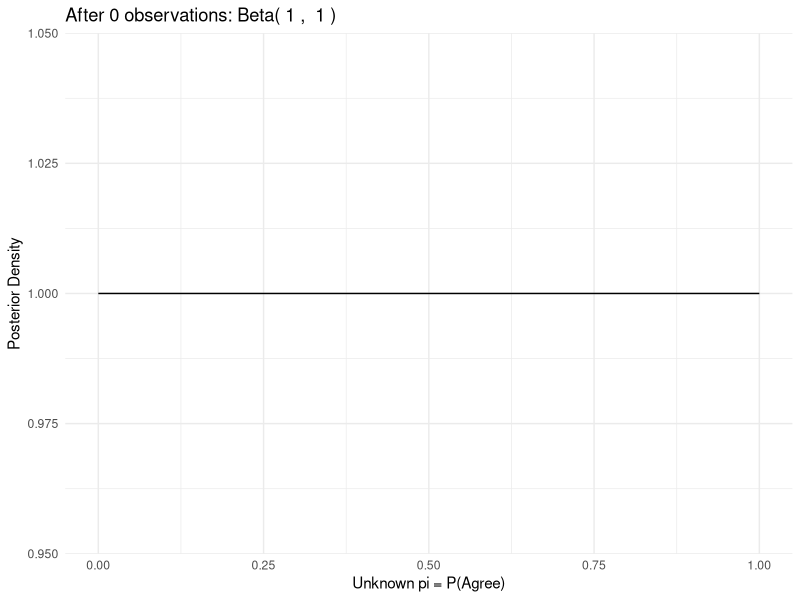
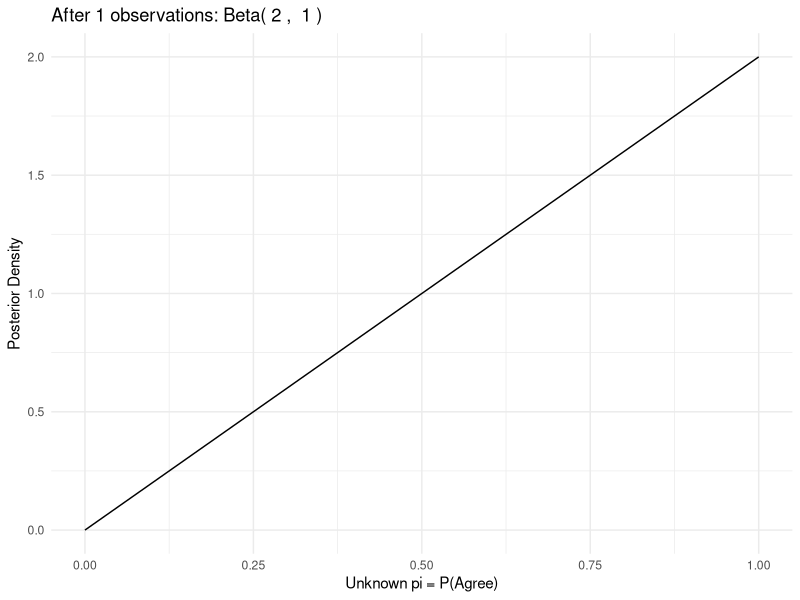
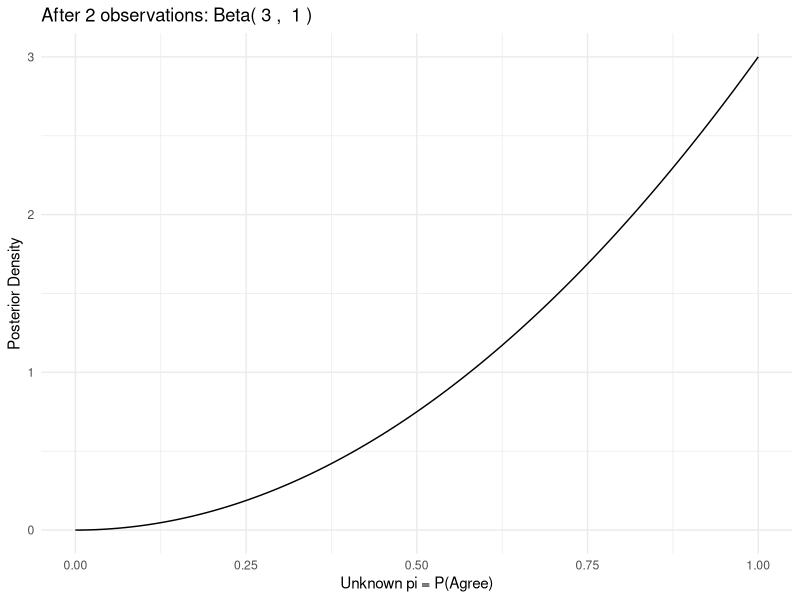
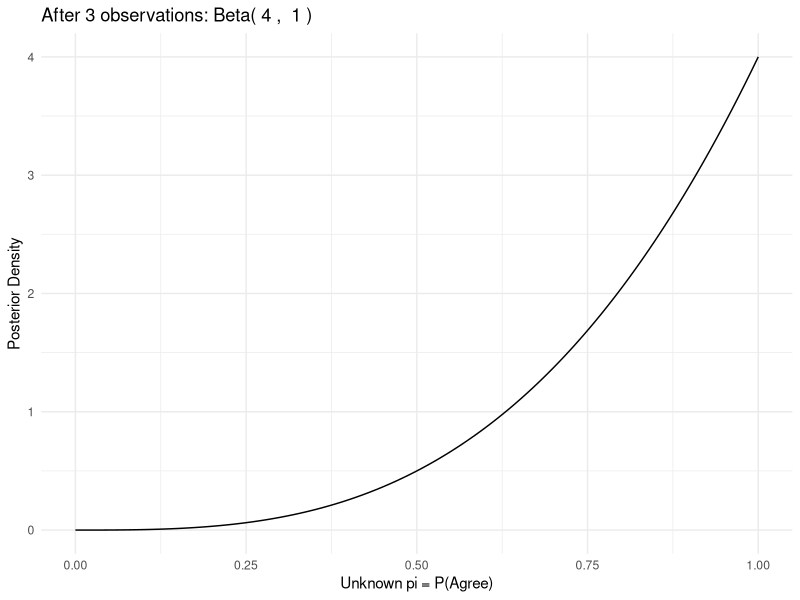
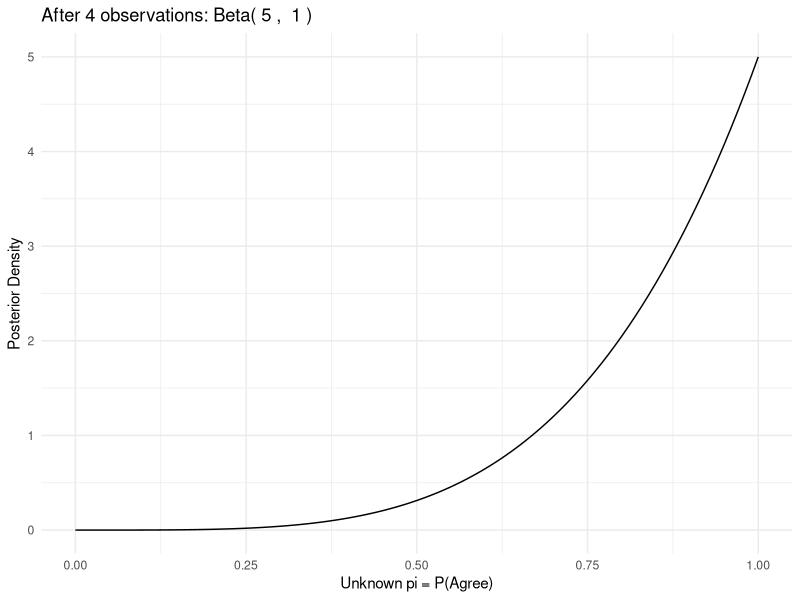
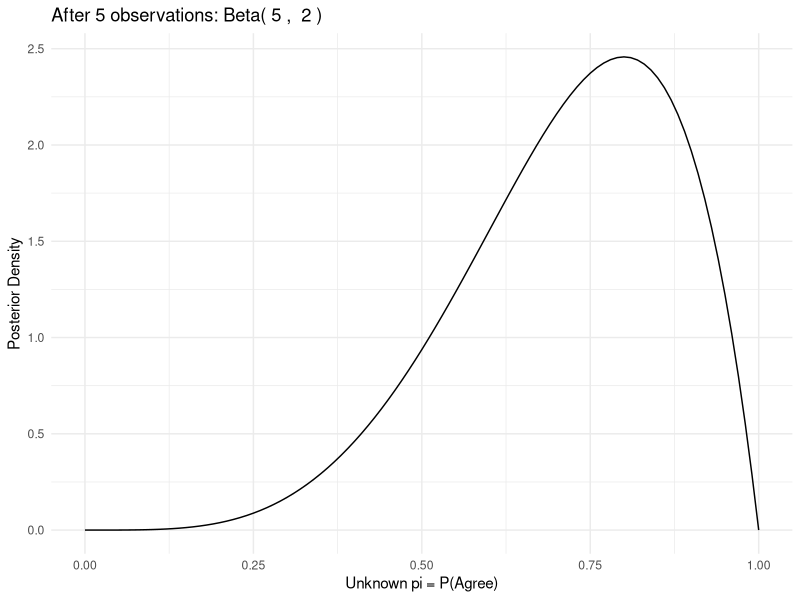
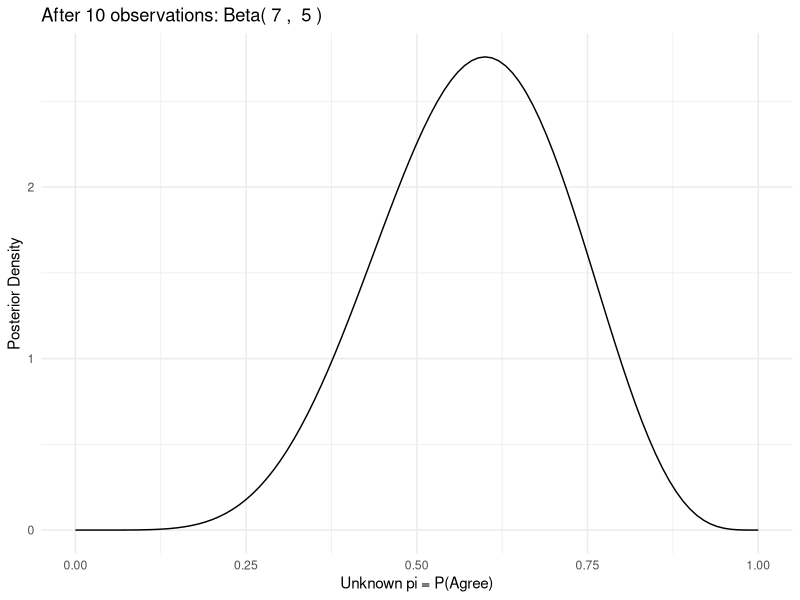
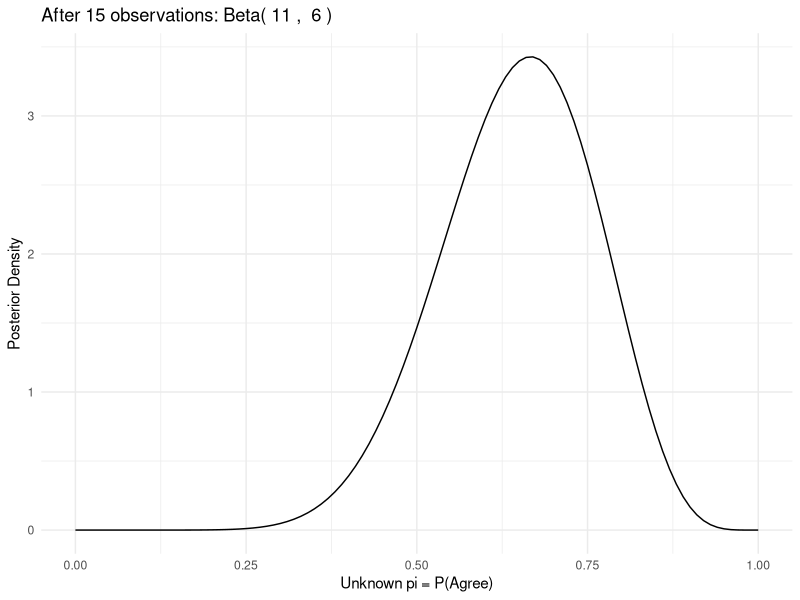

Source code (R) for these figures, in order: (Note: this script raises an error after producing the figures.)
library(tidyverse)
library(foreach)
theme_set(theme_minimal())

set.seed(14850)

theta_0 <- 1
theta_1 <- 1
true_pi <- .2
for (i in 1:21) {
  if (i <= 5 | i %% 5 == 1) {
    data.frame(pi = seq(0, 1, .01)) %>%
      mutate(y = dbeta(pi, theta_0, theta_1)) %>%
      ggplot(aes(x = pi, y = y)) +
      geom_line() +
      ggtitle(paste("After", i - 1, "observations: Beta(", theta_0, ", ", theta_1, ")")) +
      xlab("Unknown pi = P(Agree)") +
      ylab("Posterior Density")
    ggsave(paste0("beta_sim_", i - 1, ".pdf"),
      height = 3, width = 5
    )
  }
  y <- rbinom(1, 1, true_pi)
  if (y == 1) {
    theta_1 <- theta_1 + 1
  } else {
    theta_0 <- theta_0 + 1
  }
}

# theta will be a p x 2 matrix
theta <- rbind(c(1, 1), c(1, 1), c(1, 1))
true_pi <- c(.2, .5, .8)
for (index in 1:200) {
  forplot <- foreach(i = 1:nrow(theta), .combine = "rbind") %do% {
    data.frame(pi = seq(0, 1, .01)) %>%
      mutate(
        f_pi = dbeta(pi, theta[i, 1], theta[i, 2]),
        arm = paste("Treatment", LETTERS[i])
      )

    data.frame(pi = seq(0, 1, .01)) %>%
      mutate(
        f_pi = dbeta(pi, theta[i, 1], theta[i, 2]),
        arm = paste("Treatment", LETTERS[i])
      ) %>%
      print()
  }
  sampled <- data.frame(
    arm = paste("Treatment", LETTERS[1:3]),
    pi = apply(theta, 1, function(x) rbeta(1, x[1], x[2]))
  )
  chosen <- which(sampled$pi == max(sampled$pi))
  # Or should we sample Y also, or just pi?
  if (index <= 10 | index %% 50 == 0) {
    p <- forplot %>%
      ggplot(aes(x = pi, y = f_pi)) +
      geom_line() +
      facet_wrap(~arm, ncol = 1)
    ggsave(paste0("thompson_p1_", index, ".pdf"),
      plot = p,
      height = 4, width = 5
    )
    p2 <- p +
      geom_vline(
        data = sampled,
        aes(xintercept = pi)
      )
    ggsave(paste0("thompson_p2_", index, ".pdf"),
      plot = p2,
      height = 4, width = 5
    )
    p3 <- p2 +
      geom_vline(
        data = sampled %>% filter(pi == max(pi)),
        aes(xintercept = pi),
        color = "blue"
      )
    ggsave(paste0("thompson_p3_", index, ".pdf"),
      plot = p3,
      height = 4, width = 5
    )
  }
  y <- rbinom(1, 1, prob = true_pi[chosen])
  if (y == 1) {
    theta[chosen, 2] <- theta[chosen, 2] + 1
  } else {
    theta[chosen, 1] <- theta[chosen, 1] + 1
  }
}
